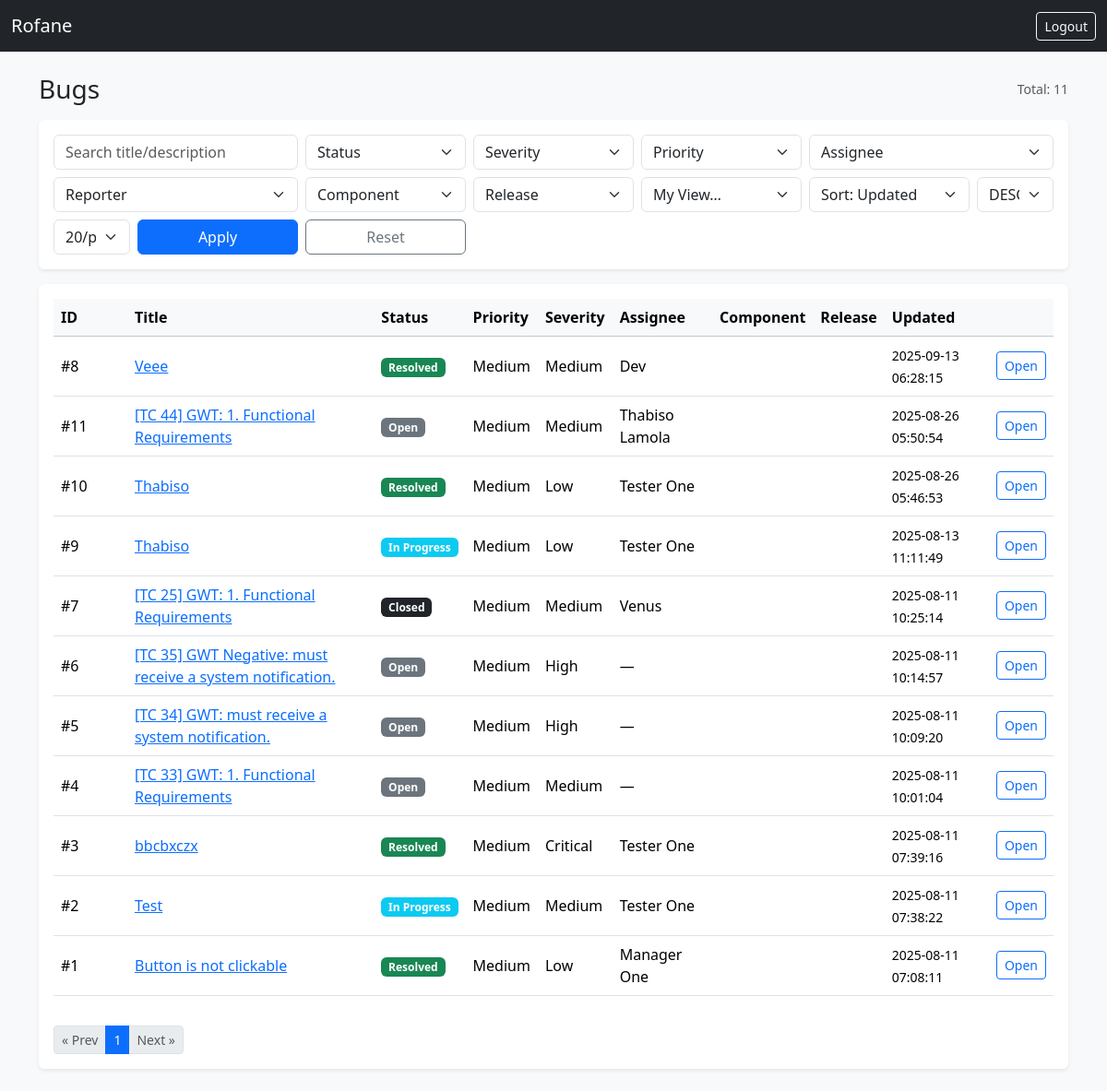
Screenshot of /bug_tracker/list.php (signed in) with the database file from the repository.
### tables this page shows
CREATE TABLE `bugs` (
  `id` int(11) NOT NULL,
  `title` varchar(255) DEFAULT NULL,
  `component` varchar(80) DEFAULT NULL,
  `target_release` varchar(40) DEFAULT NULL,
  `description` text DEFAULT NULL,
  `fix_notes` text DEFAULT NULL,
  `commit_ref` varchar(80) DEFAULT NULL,
  `severity` enum('Low','Medium','High','Critical') NOT NULL,
  `status` enum('Open','In Progress','Resolved','Closed') DEFAULT 'Open',
  `resolution` varchar(40) DEFAULT NULL,
  `closed_by` int(11) DEFAULT NULL,
  `closed_at` datetime DEFAULT NULL,
  `reported_by` int(11) DEFAULT NULL,
  `assigned_to` int(11) DEFAULT NULL,
  `created_at` timestamp NOT NULL DEFAULT current_timestamp(),
  `priority` varchar(20) DEFAULT 'Medium',
  `updated_at` timestamp NULL DEFAULT NULL
);

CREATE TABLE `users` (
  `id` int(11) NOT NULL,
  `name` varchar(100) DEFAULT NULL,
  `email` varchar(100) DEFAULT NULL,
  `password` varchar(255) DEFAULT NULL,
  `role` enum('tester','test_manager','manager','client','developer','admin') NOT NULL DEFAULT 'tester',
  `created_at` timestamp NOT NULL DEFAULT current_timestamp()
);

### bug_tracker/list.php (the view, shortened to what this page needs)
<?php
require_once '../includes/config.php';
$perPage = max(10, (int)($_GET['pp'] ?? 20));
$page    = max(1,  (int)($_GET['page'] ?? 1));
$offset  = ($page - 1) * $perPage;
$q        = trim($_GET['q'] ?? '');
$sort     = trim($_GET['sort'] ?? 'updated');
$dir      = strtoupper($_GET['dir'] ?? 'DESC');
$dir      = in_array($dir, ['ASC','DESC'], true) ? $dir : 'DESC';
$where = [];
$params = [];
$types  = '';
$whereSql = $where ? ('WHERE ' . implode(' AND ', $where)) : '';
$sortMap = [
  'updated'  => 'COALESCE(b.updated_at, b.created_at)',
  'created'  => 'b.created_at',
  'priority' => "FIELD(b.priority,'Critical','High','Medium','Low')",
  'severity' => "FIELD(b.severity,'Blocker','Critical','Major','Minor')",
  'id'       => 'b.id'
];
$orderBy = $sortMap[$sort] ?? $sortMap['updated'];
$sqlCount = "SELECT COUNT(*) AS c FROM bugs b $whereSql";
$total = 0;
if ($stmt = $conn->prepare($sqlCount)) {
  $stmt->execute();
  $res = $stmt->get_result();
  $total = (int)($res->fetch_assoc()['c'] ?? 0);
}
$pages = max(1, (int)ceil($total / $perPage));
$sqlList = "
SELECT
  b.id, b.title, b.status, b.severity, b.priority, b.component, b.target_release,
  b.created_at, b.updated_at,
  ua.name AS assignee_name, ur.name AS reporter_name
FROM bugs b
LEFT JOIN users ua ON ua.id = b.assigned_to
LEFT JOIN users ur ON ur.id = b.reported_by
$whereSql
ORDER BY $orderBy $dir, b.id DESC
LIMIT ? OFFSET ?
";
$listParams = $params;
$listTypes  = $types . 'ii';
$listParams[] = $perPage;
$listParams[] = $offset;
$rows = [];
if ($stmt = $conn->prepare($sqlList)) {
  $stmt->bind_param($listTypes, ...$listParams);
  $stmt->execute();
  $res = $stmt->get_result();
  while ($r = $res->fetch_assoc()) $rows[] = $r;
}
function h($s){ return htmlspecialchars((string)$s, ENT_QUOTES, 'UTF-8'); }
function badgeStatus($s){
  $map = ['Open'=>'secondary','In Progress'=>'info','Blocked'=>'warning','Resolved'=>'success','Closed'=>'dark'];
  return '<span class="badge bg-'.($map[$s] ?? 'secondary').'">'.h($s).'</span>';
}
?>
<!doctype html>
<html lang="en">
<head>
  <link href="https://cdn.jsdelivr.net/npm/bootstrap@5.3.2/dist/css/bootstrap.min.css" rel="stylesheet">
</head>
<body class="bg-light">
<nav class="navbar navbar-expand-lg navbar-dark bg-dark">
  <div class="container-fluid">
    <a class="navbar-brand" href="#">Rofane</a>
    <div class="d-flex">
      <a href="../logout.php" class="btn btn-outline-light btn-sm">Logout</a>
    </div>
  </div>
</nav>
<div class="container py-4">
  <div class="d-flex align-items-center justify-content-between mb-3">
    <h3 class="mb-0">Bugs</h3>
    <div class="text-muted small">Total: <?= $total ?></div>
  </div>
  <form class="card border-0 shadow-sm mb-3" method="get">
    <div class="card-body">
      <div class="row g-2">
        <div class="col-md-3">
          <input type="text" name="q" value="<?= h($q) ?>" class="form-control" placeholder="Search title/description">
        </div>
        <div class="col-md-2">
          <select name="status" class="form-select">
            <option value="">Status</option>
          </select>
        </div>
        <div class="col-md-2">
          <select name="severity" class="form-select">
            <option value="">Severity</option>
          </select>
        </div>
        <div class="col-md-2">
          <select name="priority" class="form-select">
            <option value="">Priority</option>
          </select>
        </div>
        <div class="col-md-3">
          <select name="assignee" class="form-select">
            <option value="">Assignee</option>
          </select>
        </div>
        <div class="col-md-3">
          <select name="reporter" class="form-select">
            <option value="">Reporter</option>
          </select>
        </div>
        <div class="col-md-2">
          <select name="component" class="form-select">
            <option value="">Component</option>
          </select>
        </div>
        <div class="col-md-2">
          <select name="release" class="form-select">
            <option value="">Release</option>
          </select>
        </div>
        <div class="col-md-2">
          <select name="mine" class="form-select">
            <option value="">My View…</option>
          </select>
        </div>
        <div class="col-md-2">
          <select name="sort" class="form-select">
            <option value="updated"  <?= $sort==='updated'?'selected':''; ?>>Sort: Updated</option>
          </select>
        </div>
        <div class="col-md-1">
          <select name="dir" class="form-select">
            <option value="DESC" <?= $dir==='DESC'?'selected':''; ?>>DESC</option>
          </select>
        </div>
        <div class="col-md-1">
          <select name="pp" class="form-select">
            <?php foreach([10,20,50,100] as $pp): ?>
              <option value="<?= $pp ?>" <?= $perPage===$pp?'selected':''; ?>><?= $pp ?>/pg</option>
            <?php endforeach; ?>
          </select>
        </div>
        <div class="col-md-2 d-grid">
          <button class="btn btn-primary">Apply</button>
        </div>
        <div class="col-md-2 d-grid">
          <a class="btn btn-outline-secondary" href="list.php">Reset</a>
        </div>
      </div>
    </div>
  </form>
  <div class="card border-0 shadow-sm">
    <div class="card-body">
      <div class="table-responsive">
        <table class="table table-hover align-middle">
          <thead class="table-light">
            <tr>
              <th style="width:80px;">ID</th>
              <th>Title</th>
              <th>Status</th>
              <th>Priority</th>
              <th>Severity</th>
              <th>Assignee</th>
              <th>Component</th>
              <th>Release</th>
              <th>Updated</th>
              <th></th>
            </tr>
          </thead>
          <tbody>
          <?php if ($rows): foreach($rows as $r): ?>
            <tr>
              <td>#<?= (int)$r['id'] ?></td>
                  <td><a href="../modules/bug_tracker/bug_detail.php?id=<?= (int)$r['id'] ?>"><?= h($r['title']) ?></a></td>
              <td><?= badgeStatus($r['status']) ?></td>
              <td><?= h($r['priority'] ?? '') ?></td>
              <td><?= h($r['severity'] ?? '') ?></td>
              <td><?= h($r['assignee_name'] ?? '—') ?></td>
              <td><?= h($r['component'] ?? '') ?></td>
              <td><?= h($r['target_release'] ?? '') ?></td>
              <td><small><?= h($r['updated_at'] ?? $r['created_at']) ?></small></td>
              <td>
            <a class="btn btn-sm btn-outline-primary" href="../modules/bug_tracker/bug_detail.php?id=<?= (int)$r['id'] ?>">Open</a>
              </td>
            </tr>
          <?php endforeach; else: ?>
            <tr><td colspan="10" class="text-muted">No bugs found.</td></tr>
          <?php endif; ?>
          </tbody>
        </table>
      </div>
      <?php
      $qs = $_GET; unset($qs['page']);
      $base = 'list.php?' . http_build_query($qs);
      ?>
      <nav class="mt-3">
        <ul class="pagination pagination-sm mb-0">
          <li class="page-item <?= $page<=1?'disabled':''; ?>">
            <a class="page-link" href="<?= $base.'&page='.max(1,$page-1) ?>">« Prev</a>
          </li>
          <?php
            $start = max(1, $page-2);
            $end   = min($pages, $page+2);
            for ($i=$start; $i<=$end; $i++): ?>
              <li class="page-item <?= $i===$page?'active':''; ?>">
                <a class="page-link" href="<?= $base.'&page='.$i ?>"><?= $i ?></a>
              </li>
          <?php endfor; ?>
          <li class="page-item <?= $page>=$pages?'disabled':''; ?>">
            <a class="page-link" href="<?= $base.'&page='.min($pages,$page+1) ?>">Next »</a>
          </li>
        </ul>
      </nav>
    </div>
  </div>
</div>
</body>
</html>

### bug_tracker/list.php (style rules this page uses)
.table td, .table th { vertical-align: middle; }

### rows the page displays
bugs: id "8", title "Veee", status "Resolved", priority "Medium", severity "Medium", assigned_to.name "Dev", updated_at "2025-09-13 06:28:15"
bugs: id "11", title "[TC 44] GWT: 1. Functional Requirements", status "Open", priority "Medium", severity "Medium", reported_by.name "Thabiso Lamola", created_at "2025-08-26 05:50:54"
bugs: id "10", title "Thabiso", status "Resolved", priority "Medium", severity "Low", assigned_to.name "Tester One", created_at "2025-08-26 05:46:53"
bugs: id "9", title "Thabiso", status "In Progress", priority "Medium", severity "Low", assigned_to.name "Tester One", created_at "2025-08-13 11:11:49"
bugs: id "7", title "[TC 25] GWT: 1. Functional Requirements", status "Closed", priority "Medium", severity "Medium", reported_by.name "Venus", created_at "2025-08-11 10:25:14"
bugs: id "6", title "[TC 35] GWT Negative: must receive a system notification.", status "Open", priority "Medium", severity "High", assignee_name "—", created_at "2025-08-11 10:14:57"
bugs: id "5", title "[TC 34] GWT: must receive a system notification.", status "Open", priority "Medium", severity "High", assignee_name "—", created_at "2025-08-11 10:09:20"
bugs: id "4", title "[TC 33] GWT: 1. Functional Requirements", status "Open", priority "Medium", severity "Medium", assignee_name "—", created_at "2025-08-11 10:01:04"
bugs: id "3", title "bbcbxczx", status "Resolved", priority "Medium", severity "Critical", assigned_to.name "Tester One", created_at "2025-08-11 07:39:16"
bugs: id "2", title "Test", status "In Progress", priority "Medium", severity "Medium", assigned_to.name "Tester One", created_at "2025-08-11 07:38:22"
bugs: id "1", title "Button is not clickable", status "Resolved", priority "Medium", severity "Low", assigned_to.name "Manager One", created_at "2025-08-11 07:08:11"

### other values shown
$total "11"
form field pp "20/pg"
